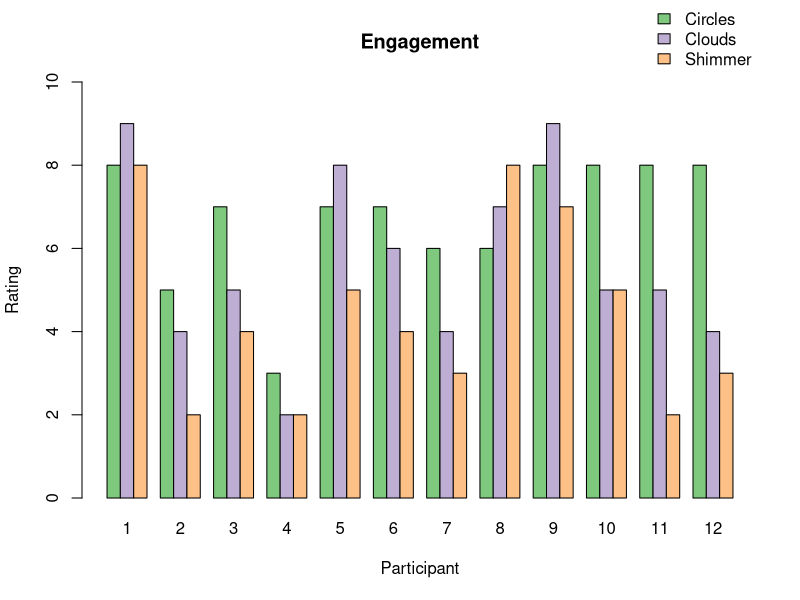
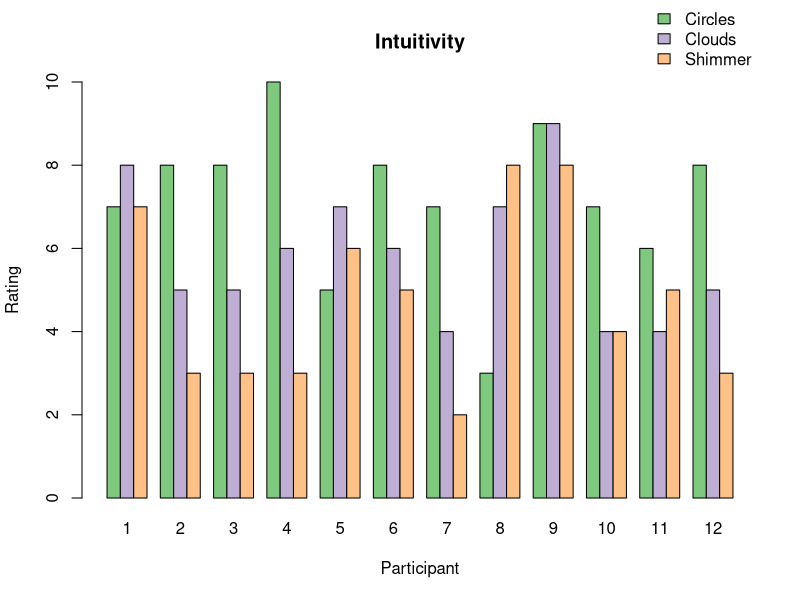

These figures' R source, in order:
library(tidyr)
library(RColorBrewer)
# Set working directory
setwd("~/Documents/CapstoneProject/Reports/Initial Thesis/data/")
# Read in data
quant_data <- read.csv("survey_quantitative.csv", stringsAsFactors = FALSE);
qual_data <- read.csv("survey_qualitative.csv", stringsAsFactors = FALSE);

# Quantitative data
quant_engagement <- quant_data[1:4]
colnames(quant_engagement) <- as.character(quant_engagement[1,])
quant_engagement <- quant_engagement[2:nrow(quant_engagement),]
quant_engagement <- sapply(quant_engagement, as.numeric)  # Convert to numeric
engagement_mean <- c(mean(quant_engagement[,2]), 
                     mean(quant_engagement[,3]),
                     mean(quant_engagement[,4]))

quant_intuitivity <- quant_data[c(1, 5:7)]
colnames(quant_intuitivity) <- as.character(quant_intuitivity[1,])
quant_intuitivity <- quant_intuitivity[2:nrow(quant_intuitivity),]
quant_intuitivity <- sapply(quant_intuitivity, as.numeric)  # Convert to numeric
intuitivity_mean <- c(mean(quant_intuitivity[,2]), 
                     mean(quant_intuitivity[,3]),
                     mean(quant_intuitivity[,4]))

# Restructure data for grouped bar graph
quant_engagement <- gather(as.data.frame(quant_engagement), 
                           Animation, 
                           Rating, 
                           Circles:Shimmer)
quant_engagement <- spread(as.data.frame(quant_engagement), Participant, Rating)

quant_intuitivity <- gather(as.data.frame(quant_intuitivity), 
                            Animation, 
                            Rating, 
                            Circles:Shimmer)
quant_intuitivity <- spread(as.data.frame(quant_intuitivity), Participant, Rating)

# Visualise data
graph_cols <- brewer.pal(3, "Accent")
barplot(as.matrix(quant_engagement[,2:13]), beside = TRUE,
        main = "Engagement", xlab = "Participant", ylab = "Rating",
        ylim = c(0, 10), col = graph_cols, legend.text = quant_engagement[,1],
        args.legend = list(x = 50,
                           y = 12,
                           bty = "n"))

barplot(as.matrix(quant_intuitivity[,2:13]), beside = TRUE,
        main = "Intuitivity", xlab = "Participant", ylab = "Rating",
        ylim = c(0, 10), col = graph_cols, legend.text = quant_engagement[,1],
        args.legend = list(x = 50,
                           y = 12,
                           bty = "n"))
